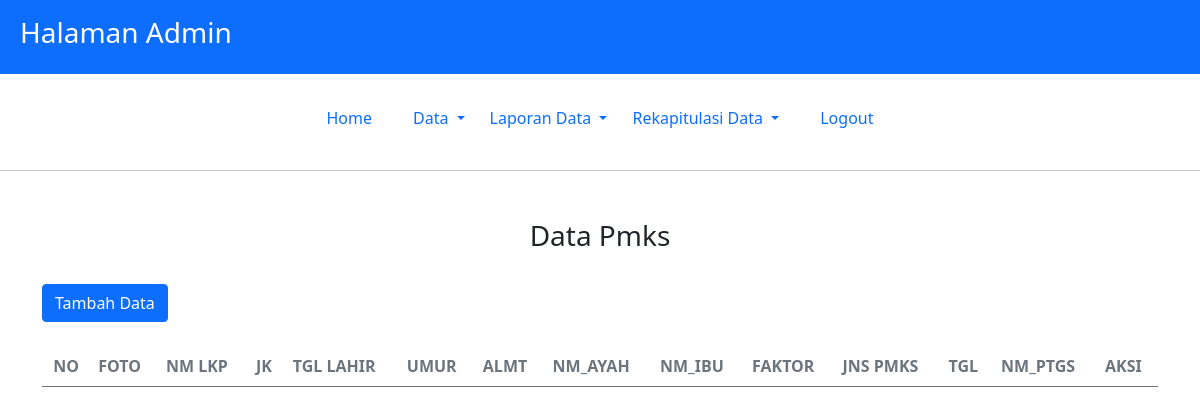
The app's page /admin/hal.php?p=pmks_data (signed in), older data.
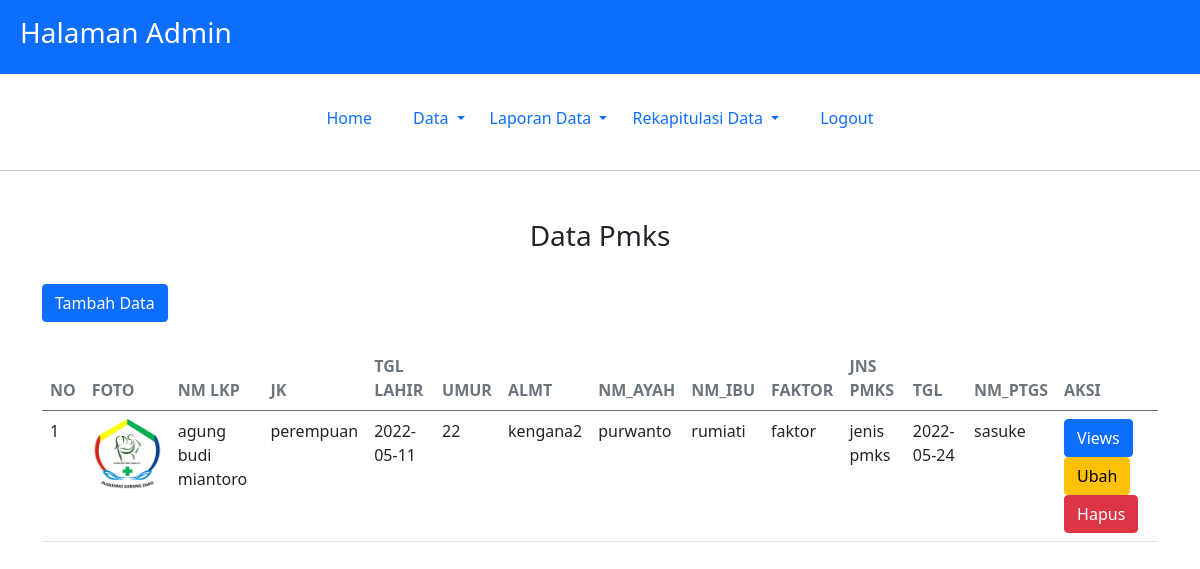
The same page, newer data.
### tables this page shows
CREATE TABLE IF NOT EXISTS `dt_pmks` (
`id_dt_pmks` int(2) NOT NULL,
  `id_user` int(2) NOT NULL,
  `id_jns_pmks` int(2) NOT NULL,
  `id_subjek` int(2) NOT NULL,
  `id_subjek_kedua` int(2) NOT NULL,
  `faktor` varchar(25) NOT NULL,
  `tgl` date NOT NULL
);

CREATE TABLE IF NOT EXISTS `subjek_kedua` (
`id_subjek_kedua` int(2) NOT NULL,
  `id_subjek` int(2) NOT NULL,
  `rwt_pnykt` text NOT NULL,
  `pengobatan` text NOT NULL,
  `sts_tdk` varchar(10) NOT NULL,
  `btk_tdk` text NOT NULL,
  `proses_tdk` text NOT NULL,
  `kpn_mjln` varchar(30) NOT NULL,
  `btk_kgt` varchar(20) NOT NULL,
  `als_mlk_kgt` text NOT NULL,
  `niat_brht` varchar(10) NOT NULL,
  `cr_brht` text NOT NULL,
  `dpt_kkrs_fm` varchar(10) NOT NULL,
  `btk_kkrs_fm` text NOT NULL,
  `org_mlk_kkrs` text NOT NULL,
  `dpt_kkrs_es` varchar(15) NOT NULL,
  `btk_kkrs_es` text NOT NULL,
  `org_mlk_kkrs_es` text NOT NULL,
  `plprn_es` varchar(15) NOT NULL,
  `btk_proses` text NOT NULL,
  `nm_kms_npz` text NOT NULL,
  `dpt_npz` text NOT NULL,
  `als_mks_npz` text NOT NULL,
  `foto` varchar(30) NOT NULL,
  `sts_penertipan` int(11) NOT NULL,
  `sts_tndk` varchar(30) NOT NULL,
  `sts_jns_pmks` varchar(30) NOT NULL,
  `tgl_pendataan` date NOT NULL,
  `jam` time NOT NULL,
  `nm_ptgs` varchar(25) NOT NULL
);

CREATE TABLE IF NOT EXISTS `subjek` (
`id_subjek` int(2) NOT NULL,
  `id_user` int(2) NOT NULL,
  `nm_lkp` varchar(40) NOT NULL,
  `nm_pgl` varchar(30) NOT NULL,
  `jk` varchar(10) NOT NULL,
  `tmpt_lahir` varchar(30) NOT NULL,
  `tgl_lahir` date NOT NULL,
  `umur` int(11) NOT NULL,
  `sts_tmp_tgl` varchar(20) NOT NULL,
  `akte` varchar(10) NOT NULL,
  `almt` text NOT NULL,
  `kecamatan` text NOT NULL,
  `cr_fisik` text NOT NULL,
  `wrn_rmbt` varchar(10) NOT NULL,
  `btk_rmbt` varchar(15) NOT NULL,
  `kmp_bcr` varchar(30) NOT NULL,
  `pmpln` varchar(15) NOT NULL,
  `aks_tbh` text NOT NULL,
  `bks_lk` text NOT NULL,
  `cct_tbh` text NOT NULL,
  `nm_ayah` varchar(30) NOT NULL,
  `nm_pgl_ayah` varchar(30) NOT NULL,
  `nm_pgl_ibu` varchar(30) NOT NULL,
  `nm_ibu` varchar(30) NOT NULL,
  `sts_ayah` varchar(15) NOT NULL,
  `sts_ibu` varchar(15) NOT NULL,
  `pkj_ayah` varchar(30) NOT NULL,
  `pkj_ibu` varchar(30) NOT NULL,
  `trhir_ktm_klg` text NOT NULL,
  `sts_sklh` varchar(15) NOT NULL,
  `als_pts_sklh` text NOT NULL,
  `niat_ljt_sklh` varchar(10) NOT NULL
);

CREATE TABLE IF NOT EXISTS `jns_pmks` (
`id_jns_pmks` int(11) NOT NULL,
  `jns_pmks` varchar(40) NOT NULL
);

### admin/mod_pmks/pmks_data.php (the view)
<h3 class="text-center" style="text-transform: capitalize;">data pmks</h3>
<br>
<a href="?p=pmks_tambah" class="btn btn-primary">Tambah Data</a>
<br>
<br>
<div class="">
    <table class="table align-items-center mb-0 display" id="table_id">
        <thead>
            <tr>
                <th class="text-center text-uppercase text-secondary text-xxs font-weight-bolder opacity-7">No</th>
                <th class="text-uppercase text-secondary text-xxs font-weight-bolder opacity-7">foto</th>
                <th class="text-uppercase text-secondary text-xxs font-weight-bolder opacity-7">nm lkp</th>
                <th class="text-uppercase text-secondary text-xxs font-weight-bolder opacity-7">jk</th>
                <th class="text-uppercase text-secondary text-xxs font-weight-bolder opacity-7">tgl lahir</th>
                <th class="text-uppercase text-secondary text-xxs font-weight-bolder opacity-7">umur</th>
                <th class="text-uppercase text-secondary text-xxs font-weight-bolder opacity-7">almt</th>
                <th class="text-uppercase text-secondary text-xxs font-weight-bolder opacity-7">nm_ayah</th>
                <th class="text-uppercase text-secondary text-xxs font-weight-bolder opacity-7">nm_ibu</th>
                <th class="text-uppercase text-secondary text-xxs font-weight-bolder opacity-7">faktor</th>
                <th class="text-uppercase text-secondary text-xxs font-weight-bolder opacity-7">jns pmks</th>
                <th class="text-uppercase text-secondary text-xxs font-weight-bolder opacity-7">tgl</th>
                <th class="text-uppercase text-secondary text-xxs font-weight-bolder opacity-7">nm_ptgs</th>
                <th class="text-uppercase text-secondary text-xxs font-weight-bolder opacity-7">Aksi</th>
            </tr>
        </thead>
        <tbody>
            <?php
            $no = 1;
            $query = mysqli_query($conn, "SELECT * FROM subjek, subjek_kedua, dt_pmks where subjek.id_subjek = subjek_kedua.id_subjek and subjek.id_subjek = dt_pmks.id_subjek");
            while ($data = mysqli_fetch_assoc($query)) {
            ?><tr>
                    <td>
                        <?= $no++ ?>
                    </td>
                    <td>
                        <img src="../assets/img/subjek/<?= $data['foto'] ?>" alt="" width="70px" height="70px">
                    </td>
                    <td>
                        <?= $data['nm_lkp'] ?>
                    </td>
                    <td>
                        <?= $data['jk'] ?>
                    </td>
                    <td>
                        <?= $data['tgl_lahir'] ?>
                    </td>
                    <td>
                        <?= $data['umur'] ?>
                    </td>
                    <td>
                        <?= $data['almt'] ?>
                    </td>
                    <td>
                        <?= $data['nm_ayah'] ?>
                    </td>
                    <td>
                        <?= $data['nm_ibu'] ?>
                    </td>
                    <td>
                        <?= $data['faktor'] ?>
                    </td>
                    <?php
                    $id_jns_pmks = $data['id_jns_pmks'];
                    $query1 = mysqli_query($conn, "SELECT * FROM jns_pmks where id_jns_pmks='$id_jns_pmks'");
                    $data1 = mysqli_fetch_assoc($query1);
                    ?>
                    <td>
                        <?= $data1['jns_pmks'] ?>
                    </td>
                    <td>
                        <?= $data['tgl'] ?>
                    </td>
                    <td>
                        <?= $data['nm_ptgs'] ?>
                    </td>
                    <td>
                        <a href="?p=pmks_views&id=<?= $data['id_dt_pmks'] ?>" class="btn btn-primary">Views</a>
                        <a href="?p=pmks_edit&id=<?= $data['id_dt_pmks'] ?>" class="btn btn-warning">Ubah</a>
                        <a href="?p=pmks_proses&id=<?= $data['id_dt_pmks'] ?>" onclick="return confirm('anda yakin ingin menghapus data?')" class="btn btn-danger">Hapus</a>
                    </td>
                </tr>
            <?php }; ?>
        </tbody>
    </table>
</div>

Row changes from the older to the newer data that the page shows:
added dt_pmks: id_subjek_kedua.foto (picture), id_subjek.nm_lkp "agung budi miantoro", id_subjek.jk "perempuan", id_subjek.tgl_lahir "2022-05-11", id_subjek.umur "22", id_subjek.almt "kengana2", id_subjek.nm_ayah "purwanto", id_subjek.nm_ibu "rumiati", faktor "faktor", id_jns_pmks.jns_pmks "jenis pmks", tgl "2022-05-24", id_subjek_kedua.nm_ptgs "sasuke"
